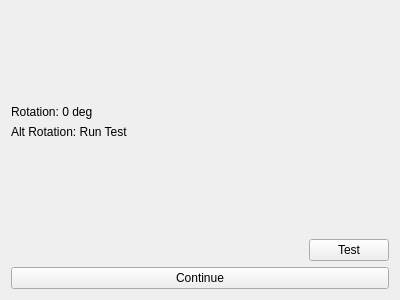
<?xml version="1.0" encoding="UTF-8"?>
<ui version="4.0">
 <class>SwissHCC_CrossAlignForm</class>
 <widget class="QWidget" name="SwissHCC_CrossAlignForm">
  <property name="geometry">
   <rect>
    <x>0</x>
    <y>0</y>
    <width>400</width>
    <height>300</height>
   </rect>
  </property>
  <property name="sizePolicy">
   <sizepolicy hsizetype="Fixed" vsizetype="Preferred">
    <horstretch>0</horstretch>
    <verstretch>0</verstretch>
   </sizepolicy>
  </property>
  <property name="minimumSize">
   <size>
    <width>400</width>
    <height>0</height>
   </size>
  </property>
  <property name="windowTitle">
   <string>Form</string>
  </property>
  <layout class="QVBoxLayout" name="verticalLayout">
   <item>
    <spacer name="verticalSpacer">
     <property name="orientation">
      <enum>Qt::Vertical</enum>
     </property>
     <property name="sizeHint" stdset="0">
      <size>
       <width>20</width>
       <height>40</height>
      </size>
     </property>
    </spacer>
   </item>
   <item>
    <widget class="QLabel" name="rotationLabel">
     <property name="text">
      <string>Rotation: 0 deg</string>
     </property>
    </widget>
   </item>
   <item>
    <widget class="QLabel" name="testRotationLabel">
     <property name="text">
      <string>Alt Rotation: Run Test</string>
     </property>
    </widget>
   </item>
   <item>
    <spacer name="verticalSpacer_2">
     <property name="orientation">
      <enum>Qt::Vertical</enum>
     </property>
     <property name="sizeHint" stdset="0">
      <size>
       <width>20</width>
       <height>40</height>
      </size>
     </property>
    </spacer>
   </item>
   <item>
    <layout class="QHBoxLayout" name="horizontalLayout">
     <item>
      <spacer name="horizontalSpacer">
       <property name="orientation">
        <enum>Qt::Horizontal</enum>
       </property>
       <property name="sizeHint" stdset="0">
        <size>
         <width>40</width>
         <height>20</height>
        </size>
       </property>
      </spacer>
     </item>
     <item>
      <widget class="QPushButton" name="testPushButton">
       <property name="text">
        <string>Test</string>
       </property>
      </widget>
     </item>
    </layout>
   </item>
   <item>
    <widget class="QPushButton" name="continuePushButton">
     <property name="text">
      <string>Continue</string>
     </property>
    </widget>
   </item>
  </layout>
 </widget>
 <resources/>
 <connections/>
</ui>
